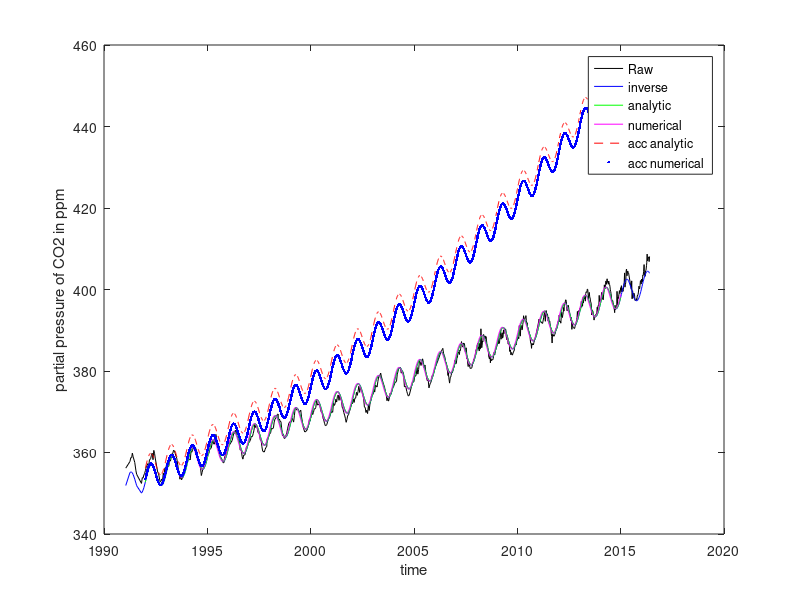

Write the MATLAB code that produced this figure.
%% week9_lab

close all
clear all
clc

load MLO_CO2.mat;

X=year;
Y=pCO2;

% 1. plot the raw data
figure(1);
p(1)=plot(X,Y,'k-');
xlabel('time');
ylabel('partial pressure of CO2 in ppm');

% linear regression
N = length(Y); % count the number of data points
Xp= X-mean(X); % Xp is anomaly in X

% set up E matrix
E(1:N,1)=1;   
E(1:N,2)=Xp;
E(1:N,3)=sin(2*pi*Xp);

% calculate regression coefficient
a=inv(E'*E)*E'*Y;

% Y estimate = E*a
Yest = E*a;
R2=var(Yest)/var(Y);

figure(1);
hold on;
p(2)=plot(X,Yest,'b-');

legend(p,{'Raw' 'inverse'})

%% 1. analytic solution
disp(['X0 is ',num2str(a(1)),'ppm and is set to Year ',num2str(mean(X))]);
X0=a(1);
disp(['F-O is ',num2str(a(2),3),' ppm/yr']);
FmO=a(2);
disp(['B is ',num2str(a(3)*2*pi,3),'ppm']);
B=a(3)*2*pi;

% set time axis
time=1992:1/12:2015;
% analytic solution
co2a=X0+B/(2*pi)*sin(2*pi*(time-mean(X)))+FmO*(time-mean(X));

figure(1);
hold on;
p(3)=plot(time,co2a,'g-');
legend(p,{'Raw' 'inverse' 'analytic'})

% 2. numerical solution
dt = 0.01; % set time step
time = 1992:dt:2015;
M = length(time);

% initial condition for 1992
co2n(1)=X0-FmO*(mean(X)-time(1)); 

% loop over M time step
for n=1:M-1
    co2n(n+1)=co2n(n)+dt*( B*cos(2*pi*time(n)) + FmO );
end

figure(1);
hold on;
p(4)=plot(time,co2n,'m-');
legend(p,{'Raw' 'inverse' 'analytic' 'numerical'})

% 3. accelerating co2 emission
F0=2;   %ppm/yr
F1=0.2; %ppm/yr/yr

% analytic solution
co2_new=Y(1)+B/(2*pi)*sin(2*pi*(time))+F0*(time-time(1))+1/2*F1*(time-time(1)).^2;


% numerical solution
% loop over M time step

% initial condition for 1992
co2n_new(1)=X0-FmO*(mean(X)-time(1)); 
for n=1:M-1
    FmO = 2 + .2*(time(n)-time(1));
    co2n_new(n+1)=co2n_new(n)+dt*( B*cos(2*pi*time(n)) + FmO );
end


hold on;
p(5)=plot(time,co2_new,'r--');
p(6)=plot(time,co2n_new,'b.');

legend(p,{'Raw' 'inverse' 'analytic' 'numerical' ... 
    'acc analytic' 'acc numerical'})
